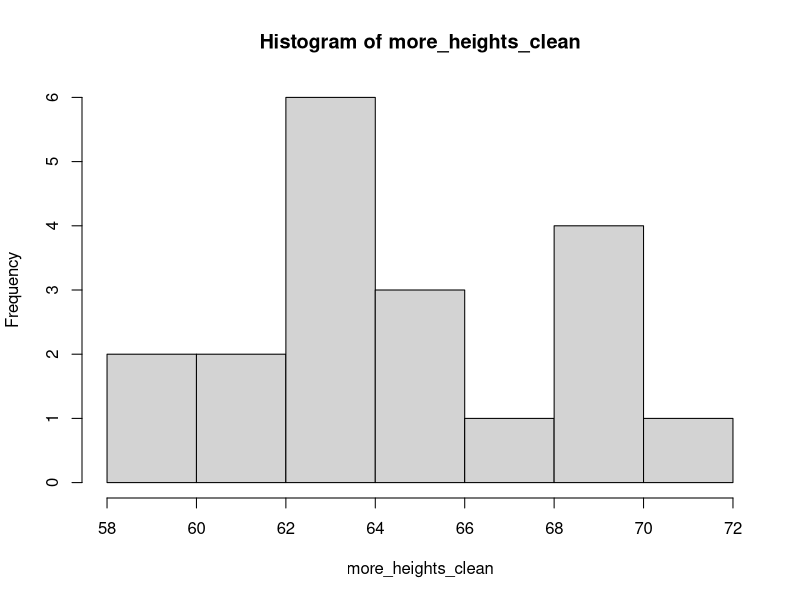

Here is the R script that generated this plot:
## ---- chunk 1
knitr::opts_chunk$set(echo = TRUE)
## ---- chunk 2
# basic math
4 + 5 
## ---- chunk 3
# same code as above, without spaces
4+5
## ---- chunk 4
# subtraction
2 - 3
# multiplication
2 * 3
# division
2 / 3
# exponentiation
2 ^ 3
## ---- chunk 5
# using a function: rounding numbers
round(3.14)
## ---- chunk 6
# using a function with more arguments
round(3.14, digits = 1)
## ---- chunk 7
# can switch order of arguments
round(digits = 1, x = 3.14)
## ---- chunk 8
?hist
## ---- chunk 9
# assigning value to an object
weight_kg <- 55
## ---- chunk 10
# recall object
weight_kg
## ---- chunk 11
# multiple an object (convert kg to lb)
2.2 * weight_kg
## ---- chunk 12
# assign weight conversion to object
weight_lb <- 2.2 * weight_kg
## ---- chunk 13
# reassign new value to an object
weight_kg <- 100
## ---- chunk 14
# remove object
remove(weight_lb) 
## ---- chunk 15
mass <- 47.5            # mass?
width  <- 122             # width?
mass <- mass * 2.0      # mass?
width  <- width - 20        # width?
mass_index <- mass/width  # mass_index?
## ---- chunk 16
mass <- 47.5
mass
width  <- 122
width
mass <- mass * 2.0
mass
width  <- width - 20 
width
mass_index <- mass/width
mass_index
## ---- chunk 17
# assign vector
ages <- c(50, 55, 60, 65) 
# recall vector
ages
## ---- chunk 18
# how many things are in object?
length(ages)
# what type of object?
class(ages)
# get overview of object
str(ages)
## ---- chunk 19
# performing functions with vectors
mean(ages)
range(ages)
## ---- chunk 20
# vector of body parts
organs <- c("lung", "prostate", "breast")
## ---- chunk 21
length(organs)
class(organs)
str(organs)
## ---- chunk 22
num_char <- c(1, 2, 3, "a")
num_logical <- c(1, 2, 3, TRUE)
char_logical <- c("a", "b", "c", TRUE)
tricky <- c(1, 2, 3, "4")
## ---- chunk 23
num_char
## ---- chunk 24
num_logical
## ---- chunk 25
char_logical
## ---- chunk 26
tricky
## ---- chunk 27
# add a value to end of vector
ages <- c(ages, 90) 
## ---- chunk 28
# add value at the beginning
ages <- c(30, ages)
## ---- chunk 29
# extracting second value
organs[2] 
## ---- chunk 30
# excluding second value
organs[-2] 
## ---- chunk 31
# extracting first and third values
organs[c(1, 3)] 
## ---- chunk 32
ages > 60 
## ---- chunk 33
# extracts values which meet condition
ages[ages > 60] 
## ---- chunk 34
# extracts values numerically equivalent values
ages[ages == 60]
## ---- chunk 35
# ages less than 50 OR greater than 60
ages[ages < 50 | ages > 60]
## ---- chunk 36
# ages greater than 50 AND less than 60
ages[ages > 50 & ages < 60]
## ---- chunk 37
ages[ages < 55 | (ages >= 59 & ages <= 64)]
## ---- chunk 38
"four" > "five"
## ---- chunk 39
# create a vector with missing data
heights <- c(2, 4, 4, NA, 6)
## ---- chunk 40
# calculate mean and max on vector with missing data
mean(heights)
max(heights)
## ---- chunk 41
# add argument to remove NA
mean(heights, na.rm = TRUE)
max(heights, na.rm = TRUE)
## ---- chunk 42
# identify elements which are missing data
is.na(heights)
## ---- chunk 43
# reverse the TRUE/FALSE
!is.na(heights)
## ---- chunk 44
# extract elements which are not missing values
heights[!is.na(heights)]
## ---- chunk 45
# remove incomplete cases
na.omit(heights) 
## ---- chunk 46
# create vector
more_heights <- c(63, 69, 60, 65, NA, 68, 61, 70, 61, 59, 64, 69, 63, 63, NA, 72, 65, 64, 70, 63, 65)
## ---- chunk 47
# option 1: remove NAs from heights using na.omit
more_heights_clean <- na.omit(more_heights)

# option 2: remove NAs from heights by indexing on !is.na
more_heights_clean <- more_heights[!is.na(more_heights)]

# calculate median of heights (multiple answers)
median(more_heights, na.rm = TRUE)
median(more_heights_clean)

# identify how many elements from more_heights are greater than 67 inches (multiple answers)
length(more_heights_clean[more_heights_clean > 67])
sum(more_heights_clean > 67)
sum(more_heights > 67, na.rm=TRUE)
length(which(more_heights > 67))

# visualize data as a histogram (hint: function hist)
hist(more_heights_clean)
## ---- chunk 48
# code above not run, so this hidden code creates the directory if necessary
if (!dir.exists("data")) {dir.create("data")}
## ---- chunk 49
# download data from url
#download.file("https://raw.githubusercontent.com/jsfalk/acer_tutorials/master/r_intro/data/animals.csv", "data/animals.csv")
## ---- chunk 50
# import data and assign to object
animals <- read.csv("data/animals.csv")
## ---- chunk 51
# assess size of data frame
dim(animals)
## ---- chunk 52
# preview first few rows
head(animals) 
## ---- chunk 53
# show last three rows
tail(animals, n = 3) 
## ---- chunk 54
# view column names
names(animals) 
## ---- chunk 55
# show overview of object
str(animals) 
## ---- chunk 56
# provide summary statistics for each column
summary(animals) 
## ---- chunk 57
# extract first column and assign to a variable
first_column <- animals[1]
## ---- chunk 58
# extract first column
first_column_again <- animals[ , 1]
## ---- chunk 59
# animals[1] returns a data.frame with only the first column selected
class(first_column)

# animals[ , 1] returns an integer vector with values from the first column
class(first_column_again)
## ---- chunk 60
# extract first row 
first_row <- animals[1, ]
## ---- chunk 61
# extract cell from first row of first column
single_cell <- animals[1,1]
## ---- chunk 62
# extract a range of cells, rows 1 to 3, second column
range_cells <- animals[1:3, 2]
## ---- chunk 63
# exclude first column
exclude_col <- animals[ , -1] 
## ---- chunk 64
# exclude first 100 rows
exclude_range <- animals[-c(1:100), ] 
## ---- chunk 65
# extract column by name
name_col1 <- animals["taxa"]
name_col2 <- animals[ , "taxa"]
## ---- chunk 66
# double square brackets syntax
name_col3 <- animals[["taxa"]]
## ---- chunk 67
# dollar sign syntax
name_col4 <- animals$taxa
## ---- chunk 68
# Export the data with the first hundred rows excluded
write.csv(exclude_range, "data/animals_subset.csv")
## ---- chunk 69
animals[1:6, c(3, 6)]
## ---- chunk 70
range(animals$weight, na.rm = TRUE)
mean(animals$weight, na.rm = TRUE)
## ---- chunk 71
animals_200 <- animals[200, ]
## ---- chunk 72
n_rows <- nrow(animals)
animals_last <- animals[n_rows, ]
## ---- chunk 73
animals_middle <- animals[n_rows / 2, ]
## ---- chunk 74
animals_head <- animals[-(7:n_rows), ]
## ---- chunk 75
# load library/package
library(dplyr)
## ---- chunk 76
# selecting columns with dplyr
sel_columns <- select(animals, sex, weight, taxa)
## ---- chunk 77
# select range of columns
sel_columns2 <- select(animals, sex:taxa)
## ---- chunk 78
sel_columns3 <- select(animals, -sex, -hindfoot_length)
## ---- chunk 79
# select rows conditionally: keep only rodents
filtered_rows <- filter(animals, taxa == "Rodent") 
## ---- chunk 80
sex_taxa <- select(animals, sex, taxa)
## ---- chunk 81
sex_rodent <- filter(sex_taxa, taxa=="Rodent")
## ---- chunk 82
# same task as exercises, but nested commands 
sex_rodent <- filter(select(animals, sex, taxa), taxa == "Rodent")
## ---- chunk 83
# same task as above, but with pipes
piped <- animals %>%
  select(sex, taxa) %>%
  filter(taxa == "Rodent")
## ---- chunk 84
# extract sex and weight from samples before 1995
piped2 <- animals %>%
  filter(year < 1995) %>%
  select(sex, weight)
## ---- chunk 85
animals %>%
  filter(weight < 5) %>%
  filter(year < 1995) %>%
  select(year, sex, weight)
## ---- chunk 86
# convert grams to kilograms
clinical_kg <- animals %>%
  mutate(weight_kg = weight / 1000)
## ---- chunk 87
# convert weight to kgs and lbs at same time, and we don't always need to assign to object
animals %>%
  mutate(weight_kg = weight / 1000,
         weight_lb = weight_kg * 2.2) %>%
  glimpse() # preview data output
## ---- chunk 88
surveys_hindfoot_cm <- animals %>%
    filter(!is.na(hindfoot_length)) %>%
    mutate(hindfoot_cm = hindfoot_length / 10) %>%
    filter(hindfoot_cm < 3) %>%
    select(species, hindfoot_cm)
## ---- chunk 89
# show categories in gender
unique(animals$sex)
## ---- chunk 90
# count number of individuals of each gender
animals %>%
  group_by(sex) %>%
  tally()
## ---- chunk 91
# summarize average days to death by gender
animals %>%
  group_by(sex) %>%
  summarize(mean_weight = mean(weight, na.rm = TRUE))
## ---- chunk 92
# remove NA
animals %>%
  filter(!is.na(sex)) %>%
  group_by(sex) %>%
  summarize(mean_weight = mean(weight, na.rm=TRUE))
## ---- chunk 93
# option 1: using two filters
measurements_complete <- animals %>%
  filter(!is.na(weight)) %>%
  filter(!is.na(hindfoot_length))

# option 2: using one filter with a boolean operator
measurements_complete <- animals %>%
  filter(!is.na(weight) & !is.na(hindfoot_length))
## ---- chunk 94
animals %>%
  count(plot_type) 
## ---- chunk 95
animals %>%
  filter(!is.na(hindfoot_length)) %>%
  group_by(species) %>%
  summarize(
    mean_hindfoot_length = mean(hindfoot_length),
    min_hindfoot_length = min(hindfoot_length),
    max_hindfoot_length = max(hindfoot_length),
    n = n()
  )
## ---- chunk 96
animals %>%
  filter(!is.na(weight)) %>%
  group_by(year) %>%
  filter(weight == max(weight)) %>%
  select(year, genus, species, weight) %>%
  arrange(year)
## ---- chunk 97
# counting number of records for each species
species_counts <- animals %>%
  count(species) %>%
  arrange(n)
## ---- chunk 98
# get names of frequently occurring species
frequent_species <- species_counts %>%
  filter(n >= 500)
## ---- chunk 99
# extract data from species to keep
animals_reduced <- animals %>%
  filter(species %in% frequent_species$species)
## ---- chunk 100
# save results to file in data/ named animals_reduced
write.csv(animals_reduced, "data/animals_reduced.csv")
## ---- chunk 101
animals %>%
  count(species) %>%
  filter(n > 200)
